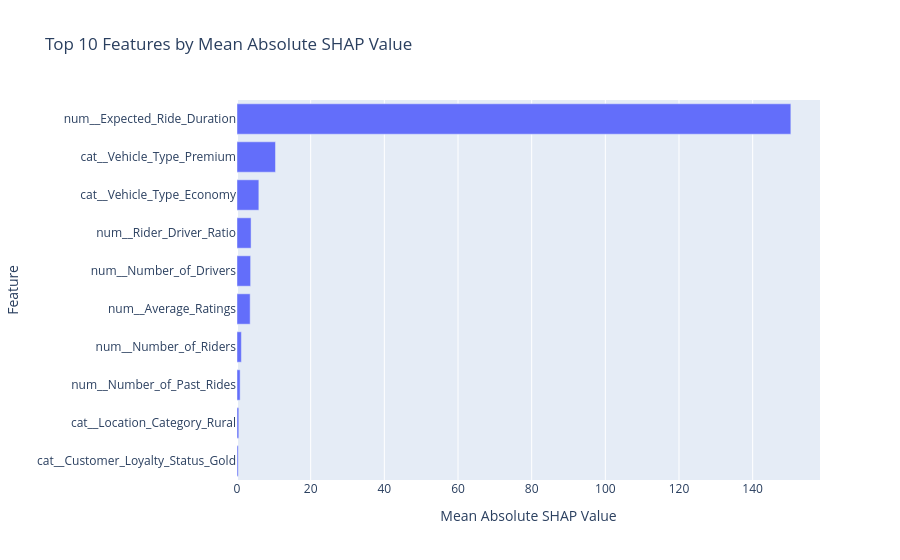

Notebook source saved alongside this figure:
### Markdown cell above
#### Important Point

The SHAP results indicate that the tuned Gradient Boosting model relies primarily on expected ride duration, while vehicle type and demand-supply characteristics provide additional predictive information. Several categorical features have zero or near-zero mean absolute SHAP values, indicating limited contribution to the model's predictions within the evaluated test observations.

### Code cell
# Visualizing global SHAP feature importance

top_shap_features = shap_importance.head(10).sort_values(
    by='Mean Absolute SHAP'
)

fig = px.bar(
    top_shap_features,
    x='Mean Absolute SHAP',
    y='Feature',
    orientation='h',
    title='Top 10 Features by Mean Absolute SHAP Value',
    labels={
        'Mean Absolute SHAP': 'Mean Absolute SHAP Value',
        'Feature': 'Feature'
    }
)

fig.show()

### Figure 1 — Plotly figure (JSON) as saved in the notebook; plotly's stock layout.template omitted (floating-point values rounded to 4 significant figures)
{"data": [{"hovertemplate": "Mean Absolute SHAP Value=%{x}<br>Feature=%{y}<extra></extra>", "legendgroup": "", "marker": {"color": "#636efa", "pattern": {"shape": ""}}, "name": "", "orientation": "h", "showlegend": false, "textposition": "auto", "type": "bar", "x": [0.338, 0.4876, 0.8486, 1.187, 3.573, 3.697, 3.821, 5.933, 10.45, 150.4], "xaxis": "x", "y": ["cat__Customer_Loyalty_Status_Gold", "cat__Location_Category_Rural", "num__Number_of_Past_Rides", "num__Number_of_Riders", "num__Average_Ratings", "num__Number_of_Drivers", "num__Rider_Driver_Ratio", "cat__Vehicle_Type_Economy", "cat__Vehicle_Type_Premium", "num__Expected_Ride_Duration"], "yaxis": "y"}], "layout": {"barmode": "relative", "legend": {"tracegroupgap": 0}, "title": {"text": "Top 10 Features by Mean Absolute SHAP Value"}, "xaxis": {"anchor": "y", "domain": [0, 1], "title": {"text": "Mean Absolute SHAP Value"}}, "yaxis": {"anchor": "x", "domain": [0, 1], "title": {"text": "Feature"}}}}
